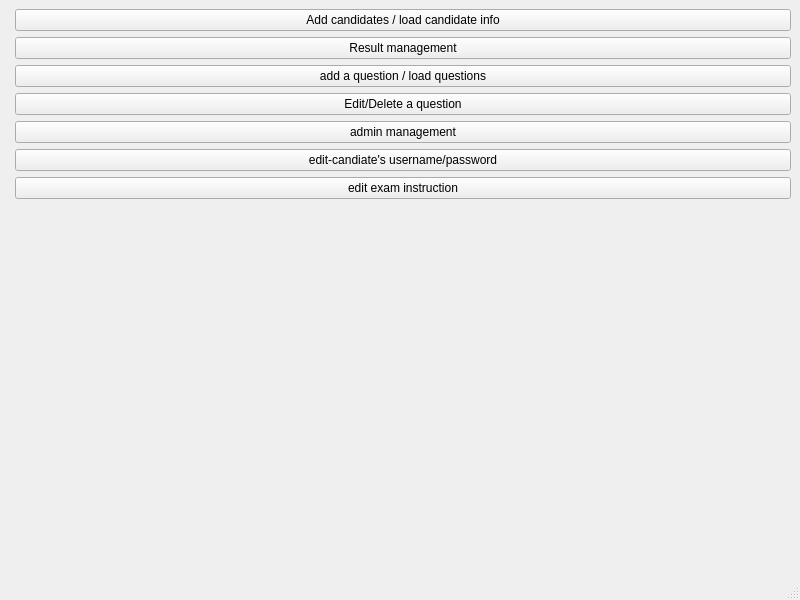
<?xml version="1.0" encoding="UTF-8"?>
<ui version="4.0">
 <class>adminConsole</class>
 <widget class="QMainWindow" name="adminConsole">
  <property name="geometry">
   <rect>
    <x>0</x>
    <y>0</y>
    <width>800</width>
    <height>600</height>
   </rect>
  </property>
  <property name="windowTitle">
   <string>MainWindow</string>
  </property>
  <widget class="QWidget" name="centralwidget">
   <layout class="QFormLayout" name="formLayout_2">
    <item row="0" column="1">
     <widget class="QPushButton" name="pushButton_Usrmanagement">
      <property name="text">
       <string>Add candidates / load candidate info</string>
      </property>
     </widget>
    </item>
    <item row="1" column="0">
     <layout class="QFormLayout" name="formLayout"/>
    </item>
    <item row="1" column="1">
     <widget class="QPushButton" name="pushButton_Result_management">
      <property name="text">
       <string>Result management</string>
      </property>
     </widget>
    </item>
    <item row="2" column="1">
     <widget class="QPushButton" name="pushButton_Qtmanagement">
      <property name="text">
       <string>add a question / load questions</string>
      </property>
     </widget>
    </item>
    <item row="3" column="1">
     <widget class="QPushButton" name="pushButton">
      <property name="text">
       <string>Edit/Delete a question</string>
      </property>
     </widget>
    </item>
    <item row="4" column="1">
     <widget class="QPushButton" name="pushButton_2">
      <property name="text">
       <string>admin management</string>
      </property>
     </widget>
    </item>
    <item row="5" column="1">
     <widget class="QPushButton" name="pushButton_3">
      <property name="text">
       <string>edit-candiate's username/password</string>
      </property>
     </widget>
    </item>
    <item row="6" column="1">
     <widget class="QPushButton" name="pushButton_4">
      <property name="text">
       <string>edit exam instruction</string>
      </property>
     </widget>
    </item>
   </layout>
  </widget>
  <widget class="QMenuBar" name="menubar">
   <property name="geometry">
    <rect>
     <x>0</x>
     <y>0</y>
     <width>800</width>
     <height>20</height>
    </rect>
   </property>
  </widget>
  <widget class="QStatusBar" name="statusbar"/>
 </widget>
 <resources/>
 <connections/>
</ui>
